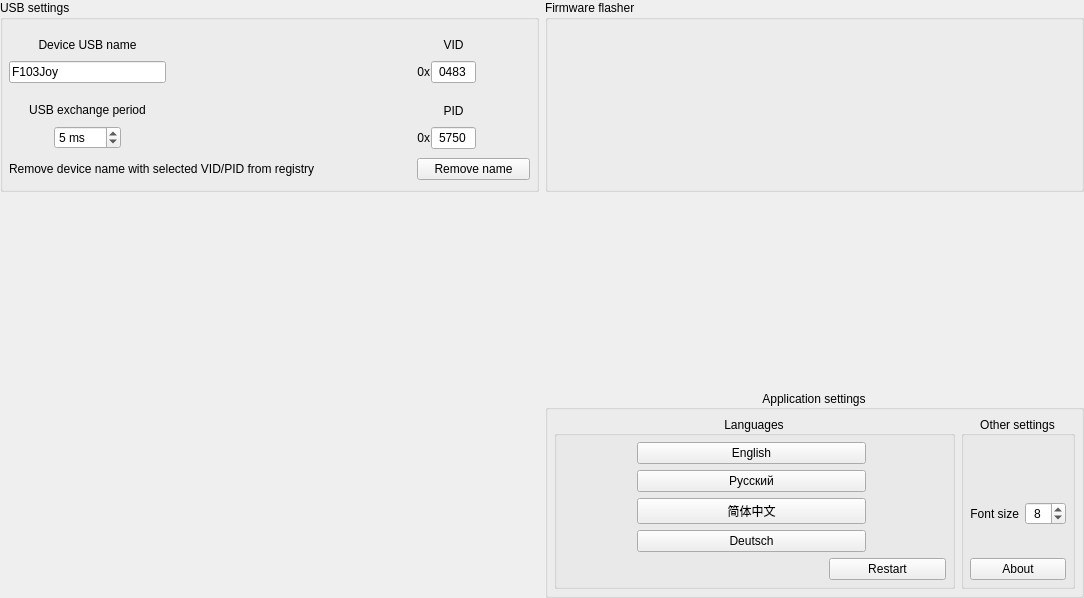
<?xml version="1.0" encoding="UTF-8"?>
<ui version="4.0">
 <class>AdvancedSettings</class>
 <widget class="QWidget" name="AdvancedSettings">
  <property name="geometry">
   <rect>
    <x>0</x>
    <y>0</y>
    <width>1084</width>
    <height>598</height>
   </rect>
  </property>
  <property name="windowTitle">
   <string>Form</string>
  </property>
  <layout class="QGridLayout" name="gridLayout" rowstretch="5,5,5" columnstretch="1,1">
   <property name="leftMargin">
    <number>0</number>
   </property>
   <property name="topMargin">
    <number>0</number>
   </property>
   <property name="rightMargin">
    <number>0</number>
   </property>
   <property name="bottomMargin">
    <number>0</number>
   </property>
   <item row="0" column="1">
    <widget class="QGroupBox" name="groupBox_2">
     <property name="title">
      <string>Firmware flasher</string>
     </property>
     <layout class="QHBoxLayout" name="layoutH_Flasher">
      <property name="leftMargin">
       <number>6</number>
      </property>
      <property name="topMargin">
       <number>6</number>
      </property>
      <property name="rightMargin">
       <number>6</number>
      </property>
      <property name="bottomMargin">
       <number>6</number>
      </property>
     </layout>
    </widget>
   </item>
   <item row="0" column="0">
    <widget class="QGroupBox" name="groupBox">
     <property name="title">
      <string>USB settings</string>
     </property>
     <layout class="QGridLayout" name="gridLayout_3" columnstretch="1,1,1,5,1,0,0">
      <property name="leftMargin">
       <number>6</number>
      </property>
      <property name="topMargin">
       <number>6</number>
      </property>
      <property name="rightMargin">
       <number>6</number>
      </property>
      <property name="bottomMargin">
       <number>9</number>
      </property>
      <property name="horizontalSpacing">
       <number>6</number>
      </property>
      <property name="verticalSpacing">
       <number>9</number>
      </property>
      <item row="1" column="0" colspan="3">
       <widget class="QLineEdit" name="lineEdit_DeviceUSBName">
        <property name="sizePolicy">
         <sizepolicy hsizetype="Expanding" vsizetype="Fixed">
          <horstretch>0</horstretch>
          <verstretch>0</verstretch>
         </sizepolicy>
        </property>
        <property name="text">
         <string notr="true">F103Joy</string>
        </property>
        <property name="maxLength">
         <number>26</number>
        </property>
       </widget>
      </item>
      <item row="3" column="1">
       <widget class="QSpinBox" name="spinBox_USBExchangePeriod">
        <property name="sizePolicy">
         <sizepolicy hsizetype="Fixed" vsizetype="Fixed">
          <horstretch>0</horstretch>
          <verstretch>0</verstretch>
         </sizepolicy>
        </property>
        <property name="frame">
         <bool>true</bool>
        </property>
        <property name="alignment">
         <set>Qt::AlignLeading|Qt::AlignLeft|Qt::AlignVCenter</set>
        </property>
        <property name="correctionMode">
         <enum>QAbstractSpinBox::CorrectToNearestValue</enum>
        </property>
        <property name="suffix">
         <string> ms</string>
        </property>
        <property name="minimum">
         <number>2</number>
        </property>
        <property name="maximum">
         <number>255</number>
        </property>
        <property name="value">
         <number>5</number>
        </property>
       </widget>
      </item>
      <item row="1" column="4">
       <spacer name="horizontalSpacer_5">
        <property name="orientation">
         <enum>Qt::Horizontal</enum>
        </property>
        <property name="sizeHint" stdset="0">
         <size>
          <width>40</width>
          <height>20</height>
         </size>
        </property>
       </spacer>
      </item>
      <item row="3" column="2">
       <spacer name="horizontalSpacer_3">
        <property name="orientation">
         <enum>Qt::Horizontal</enum>
        </property>
        <property name="sizeHint" stdset="0">
         <size>
          <width>40</width>
          <height>20</height>
         </size>
        </property>
       </spacer>
      </item>
      <item row="3" column="0">
       <spacer name="horizontalSpacer_4">
        <property name="orientation">
         <enum>Qt::Horizontal</enum>
        </property>
        <property name="sizeHint" stdset="0">
         <size>
          <width>40</width>
          <height>20</height>
         </size>
        </property>
       </spacer>
      </item>
      <item row="1" column="6">
       <spacer name="horizontalSpacer_6">
        <property name="orientation">
         <enum>Qt::Horizontal</enum>
        </property>
        <property name="sizeHint" stdset="0">
         <size>
          <width>40</width>
          <height>20</height>
         </size>
        </property>
       </spacer>
      </item>
      <item row="3" column="3">
       <spacer name="horizontalSpacer_2">
        <property name="orientation">
         <enum>Qt::Horizontal</enum>
        </property>
        <property name="sizeHint" stdset="0">
         <size>
          <width>40</width>
          <height>20</height>
         </size>
        </property>
       </spacer>
      </item>
      <item row="0" column="5" rowspan="4">
       <layout class="QGridLayout" name="gridLayout_2">
        <property name="topMargin">
         <number>0</number>
        </property>
        <property name="horizontalSpacing">
         <number>1</number>
        </property>
        <property name="verticalSpacing">
         <number>9</number>
        </property>
        <item row="1" column="0">
         <widget class="QLabel" name="text_VID_0x">
          <property name="sizePolicy">
           <sizepolicy hsizetype="Preferred" vsizetype="Preferred">
            <horstretch>0</horstretch>
            <verstretch>0</verstretch>
           </sizepolicy>
          </property>
          <property name="text">
           <string notr="true">0x</string>
          </property>
          <property name="alignment">
           <set>Qt::AlignRight|Qt::AlignTrailing|Qt::AlignVCenter</set>
          </property>
         </widget>
        </item>
        <item row="1" column="1">
         <widget class="QLineEdit" name="lineEdit_VID">
          <property name="enabled">
           <bool>true</bool>
          </property>
          <property name="sizePolicy">
           <sizepolicy hsizetype="Minimum" vsizetype="Fixed">
            <horstretch>0</horstretch>
            <verstretch>0</verstretch>
           </sizepolicy>
          </property>
          <property name="maximumSize">
           <size>
            <width>45</width>
            <height>16777215</height>
           </size>
          </property>
          <property name="inputMask">
           <string notr="true">HHHH</string>
          </property>
          <property name="text">
           <string notr="true">0483</string>
          </property>
          <property name="alignment">
           <set>Qt::AlignCenter</set>
          </property>
         </widget>
        </item>
        <item row="3" column="1">
         <widget class="QLineEdit" name="lineEdit_PID">
          <property name="sizePolicy">
           <sizepolicy hsizetype="Minimum" vsizetype="Fixed">
            <horstretch>0</horstretch>
            <verstretch>0</verstretch>
           </sizepolicy>
          </property>
          <property name="maximumSize">
           <size>
            <width>45</width>
            <height>16777215</height>
           </size>
          </property>
          <property name="inputMask">
           <string notr="true">HHHH</string>
          </property>
          <property name="text">
           <string notr="true">5750</string>
          </property>
          <property name="alignment">
           <set>Qt::AlignCenter</set>
          </property>
         </widget>
        </item>
        <item row="2" column="1">
         <widget class="QLabel" name="text_PID">
          <property name="sizePolicy">
           <sizepolicy hsizetype="Minimum" vsizetype="Preferred">
            <horstretch>0</horstretch>
            <verstretch>0</verstretch>
           </sizepolicy>
          </property>
          <property name="text">
           <string>PID</string>
          </property>
          <property name="alignment">
           <set>Qt::AlignBottom|Qt::AlignHCenter</set>
          </property>
         </widget>
        </item>
        <item row="0" column="1">
         <widget class="QLabel" name="text_VID">
          <property name="sizePolicy">
           <sizepolicy hsizetype="Minimum" vsizetype="Preferred">
            <horstretch>0</horstretch>
            <verstretch>0</verstretch>
           </sizepolicy>
          </property>
          <property name="text">
           <string>VID</string>
          </property>
          <property name="alignment">
           <set>Qt::AlignBottom|Qt::AlignHCenter</set>
          </property>
         </widget>
        </item>
        <item row="3" column="0">
         <widget class="QLabel" name="text_PID_0x">
          <property name="sizePolicy">
           <sizepolicy hsizetype="Preferred" vsizetype="Preferred">
            <horstretch>0</horstretch>
            <verstretch>0</verstretch>
           </sizepolicy>
          </property>
          <property name="text">
           <string notr="true">0x</string>
          </property>
          <property name="alignment">
           <set>Qt::AlignRight|Qt::AlignTrailing|Qt::AlignVCenter</set>
          </property>
         </widget>
        </item>
        <item row="1" column="2">
         <widget class="InfoLabel" name="info_VID">
          <property name="sizePolicy">
           <sizepolicy hsizetype="Fixed" vsizetype="Fixed">
            <horstretch>0</horstretch>
            <verstretch>0</verstretch>
           </sizepolicy>
          </property>
          <property name="maximumSize">
           <size>
            <width>18</width>
            <height>18</height>
           </size>
          </property>
          <property name="toolTip">
           <string>&lt;html&gt;&lt;head/&gt;&lt;body&gt;&lt;p&gt;Some values may not work on some operating systems(PID 5750 on Ubuntu, for example). After choosing the wrong value, the controller needs to be reflashed with ST-link/UART.&lt;/p&gt;&lt;/body&gt;&lt;/html&gt;</string>
          </property>
          <property name="text">
           <string/>
          </property>
          <property name="pixmap">
           <pixmap resource="../../resources.qrc">:/Images/warning.png</pixmap>
          </property>
          <property name="scaledContents">
           <bool>true</bool>
          </property>
          <property name="margin">
           <number>1</number>
          </property>
         </widget>
        </item>
        <item row="3" column="2">
         <widget class="InfoLabel" name="info_PID">
          <property name="sizePolicy">
           <sizepolicy hsizetype="Fixed" vsizetype="Fixed">
            <horstretch>0</horstretch>
            <verstretch>0</verstretch>
           </sizepolicy>
          </property>
          <property name="maximumSize">
           <size>
            <width>18</width>
            <height>18</height>
           </size>
          </property>
          <property name="toolTip">
           <string>&lt;html&gt;&lt;head/&gt;&lt;body&gt;&lt;p&gt;Some values may not work on some operating systems(PID 5750 on Ubuntu, for example). After choosing the wrong value, the controller needs to be reflashed with ST-link/UART.&lt;/p&gt;&lt;/body&gt;&lt;/html&gt;</string>
          </property>
          <property name="text">
           <string/>
          </property>
          <property name="pixmap">
           <pixmap resource="../../resources.qrc">:/Images/warning.png</pixmap>
          </property>
          <property name="scaledContents">
           <bool>true</bool>
          </property>
          <property name="margin">
           <number>1</number>
          </property>
         </widget>
        </item>
       </layout>
      </item>
      <item row="2" column="0" colspan="3">
       <widget class="QLabel" name="text_USBExchangePeriod">
        <property name="sizePolicy">
         <sizepolicy hsizetype="Preferred" vsizetype="Preferred">
          <horstretch>0</horstretch>
          <verstretch>0</verstretch>
         </sizepolicy>
        </property>
        <property name="text">
         <string>USB exchange period</string>
        </property>
        <property name="alignment">
         <set>Qt::AlignBottom|Qt::AlignHCenter</set>
        </property>
       </widget>
      </item>
      <item row="0" column="0" colspan="3">
       <widget class="QLabel" name="text_DeviceUSBName">
        <property name="sizePolicy">
         <sizepolicy hsizetype="Preferred" vsizetype="Preferred">
          <horstretch>0</horstretch>
          <verstretch>0</verstretch>
         </sizepolicy>
        </property>
        <property name="text">
         <string>Device USB name</string>
        </property>
        <property name="alignment">
         <set>Qt::AlignBottom|Qt::AlignHCenter</set>
        </property>
       </widget>
      </item>
      <item row="4" column="5" colspan="2">
       <widget class="QPushButton" name="pushButton_removeName">
        <property name="toolTip">
         <string>&lt;html&gt;&lt;head/&gt;&lt;body&gt;&lt;p&gt;Sometimes Windows does not update the name in gaming devices and needs to be removed from the registry. This happens automatically when the config is written, but manual deletion may be required when the device is disconnected.&lt;/p&gt;&lt;/body&gt;&lt;/html&gt;</string>
        </property>
        <property name="text">
         <string>Remove name</string>
        </property>
       </widget>
      </item>
      <item row="4" column="0" colspan="5">
       <layout class="QHBoxLayout" name="horizontalLayout" stretch="0,0,0">
        <property name="spacing">
         <number>3</number>
        </property>
        <item>
         <widget class="QLabel" name="text_removeName">
          <property name="toolTip">
           <string>&lt;html&gt;&lt;head/&gt;&lt;body&gt;&lt;p&gt;Sometimes Windows does not update the name in gaming devices and needs to be removed from the registry. This happens automatically when the config is written, but manual deletion may be required when the device is disconnected.&lt;/p&gt;&lt;/body&gt;&lt;/html&gt;</string>
          </property>
          <property name="text">
           <string>Remove device name with selected VID/PID from registry</string>
          </property>
         </widget>
        </item>
        <item>
         <widget class="InfoLabel" name="info_removeName">
          <property name="toolTip">
           <string>&lt;html&gt;&lt;head/&gt;&lt;body&gt;&lt;p&gt;Sometimes Windows does not update the name in gaming devices and needs to be removed from the registry. This happens automatically when the config is written, but manual deletion may be required when the device is disconnected.&lt;/p&gt;&lt;/body&gt;&lt;/html&gt;</string>
          </property>
          <property name="text">
           <string/>
          </property>
         </widget>
        </item>
        <item>
         <spacer name="horizontalSpacer">
          <property name="orientation">
           <enum>Qt::Horizontal</enum>
          </property>
          <property name="sizeHint" stdset="0">
           <size>
            <width>40</width>
            <height>20</height>
           </size>
          </property>
         </spacer>
        </item>
       </layout>
      </item>
     </layout>
    </widget>
   </item>
   <item row="1" column="1">
    <spacer name="verticalSpacer_2">
     <property name="orientation">
      <enum>Qt::Vertical</enum>
     </property>
     <property name="sizeHint" stdset="0">
      <size>
       <width>20</width>
       <height>40</height>
      </size>
     </property>
    </spacer>
   </item>
   <item row="2" column="1">
    <widget class="QGroupBox" name="groupBox_3">
     <property name="title">
      <string>Application settings</string>
     </property>
     <property name="alignment">
      <set>Qt::AlignCenter</set>
     </property>
     <layout class="QGridLayout" name="gridLayout_4" rowstretch="0,0" columnstretch="3,0">
      <property name="leftMargin">
       <number>6</number>
      </property>
      <property name="topMargin">
       <number>6</number>
      </property>
      <property name="rightMargin">
       <number>6</number>
      </property>
      <property name="bottomMargin">
       <number>6</number>
      </property>
      <item row="1" column="0">
       <widget class="QGroupBox" name="groupBox_5">
        <property name="title">
         <string>Languages</string>
        </property>
        <property name="alignment">
         <set>Qt::AlignCenter</set>
        </property>
        <layout class="QGridLayout" name="layoutG_Lang" rowstretch="0,0,0,0,0" columnstretch="2,5,1,2">
         <property name="leftMargin">
          <number>6</number>
         </property>
         <property name="topMargin">
          <number>6</number>
         </property>
         <property name="rightMargin">
          <number>6</number>
         </property>
         <property name="bottomMargin">
          <number>6</number>
         </property>
         <item row="2" column="0">
          <spacer name="horizontalSpacer_8">
           <property name="orientation">
            <enum>Qt::Horizontal</enum>
           </property>
           <property name="sizeHint" stdset="0">
            <size>
             <width>40</width>
             <height>20</height>
            </size>
           </property>
          </spacer>
         </item>
         <item row="3" column="3">
          <spacer name="horizontalSpacer_7">
           <property name="orientation">
            <enum>Qt::Horizontal</enum>
           </property>
           <property name="sizeHint" stdset="0">
            <size>
             <width>40</width>
             <height>20</height>
            </size>
           </property>
          </spacer>
         </item>
         <item row="4" column="2" colspan="2">
          <widget class="QPushButton" name="pushButton_RestartApp">
           <property name="toolTip">
            <string>Restart for full changes</string>
           </property>
           <property name="text">
            <string>Restart</string>
           </property>
          </widget>
         </item>
         <item row="3" column="1" colspan="2">
          <widget class="QPushButton" name="pushButton_LangDeutsch">
           <property name="text">
            <string notr="true">Deutsch</string>
           </property>
           <property name="icon">
            <iconset resource="../../resources.qrc">
             <normaloff>:/Images/flags/Germany.png</normaloff>:/Images/flags/Germany.png</iconset>
           </property>
          </widget>
         </item>
         <item row="4" column="1">
          <spacer name="horizontalSpacer_9">
           <property name="orientation">
            <enum>Qt::Horizontal</enum>
           </property>
           <property name="sizeHint" stdset="0">
            <size>
             <width>40</width>
             <height>20</height>
            </size>
           </property>
          </spacer>
         </item>
         <item row="2" column="1" colspan="2">
          <widget class="QPushButton" name="pushButton_LangSChinese">
           <property name="text">
            <string notr="true">简体中文</string>
           </property>
           <property name="icon">
            <iconset resource="../../resources.qrc">
             <normaloff>:/Images/flags/china.png</normaloff>:/Images/flags/china.png</iconset>
           </property>
          </widget>
         </item>
         <item row="1" column="1" colspan="2">
          <widget class="QPushButton" name="pushButton_LangRussian">
           <property name="text">
            <string notr="true">Русский</string>
           </property>
           <property name="icon">
            <iconset resource="../../resources.qrc">
             <normaloff>:/Images/flags/Russia.png</normaloff>:/Images/flags/Russia.png</iconset>
           </property>
          </widget>
         </item>
         <item row="0" column="1" colspan="2">
          <widget class="QPushButton" name="pushButton_LangEnglish">
           <property name="text">
            <string notr="true">English</string>
           </property>
           <property name="icon">
            <iconset resource="../../resources.qrc">
             <normaloff>:/Images/flags/United_Kingdom.png</normaloff>:/Images/flags/United_Kingdom.png</iconset>
           </property>
           <property name="iconSize">
            <size>
             <width>16</width>
             <height>16</height>
            </size>
           </property>
          </widget>
         </item>
        </layout>
        <zorder>pushButton_LangSChinese</zorder>
        <zorder>pushButton_LangEnglish</zorder>
        <zorder>pushButton_LangRussian</zorder>
        <zorder>pushButton_LangDeutsch</zorder>
        <zorder>pushButton_RestartApp</zorder>
       </widget>
      </item>
      <item row="1" column="1">
       <widget class="QGroupBox" name="groupBox_6">
        <property name="title">
         <string>Other settings</string>
        </property>
        <property name="alignment">
         <set>Qt::AlignCenter</set>
        </property>
        <layout class="QGridLayout" name="gridLayout_7" columnstretch="0,0">
         <property name="leftMargin">
          <number>6</number>
         </property>
         <property name="topMargin">
          <number>6</number>
         </property>
         <property name="rightMargin">
          <number>6</number>
         </property>
         <property name="bottomMargin">
          <number>6</number>
         </property>
         <item row="2" column="1">
          <widget class="QPushButton" name="pushButton_About">
           <property name="text">
            <string>About</string>
           </property>
          </widget>
         </item>
         <item row="1" column="1">
          <layout class="QGridLayout" name="gridLayout_5">
           <property name="leftMargin">
            <number>0</number>
           </property>
           <item row="0" column="1">
            <spacer name="verticalSpacer">
             <property name="orientation">
              <enum>Qt::Vertical</enum>
             </property>
             <property name="sizeHint" stdset="0">
              <size>
               <width>20</width>
               <height>40</height>
              </size>
             </property>
            </spacer>
           </item>
           <item row="2" column="1">
            <spacer name="verticalSpacer_3">
             <property name="orientation">
              <enum>Qt::Vertical</enum>
             </property>
             <property name="sizeHint" stdset="0">
              <size>
               <width>20</width>
               <height>40</height>
              </size>
             </property>
            </spacer>
           </item>
           <item row="1" column="1">
            <widget class="QSpinBox" name="spinBox_FontSize">
             <property name="sizePolicy">
              <sizepolicy hsizetype="Fixed" vsizetype="Fixed">
               <horstretch>0</horstretch>
               <verstretch>0</verstretch>
              </sizepolicy>
             </property>
             <property name="alignment">
              <set>Qt::AlignCenter</set>
             </property>
             <property name="minimum">
              <number>7</number>
             </property>
             <property name="maximum">
              <number>12</number>
             </property>
             <property name="value">
              <number>8</number>
             </property>
            </widget>
           </item>
           <item row="1" column="0">
            <widget class="QLabel" name="text_FontSize">
             <property name="sizePolicy">
              <sizepolicy hsizetype="Fixed" vsizetype="Preferred">
               <horstretch>0</horstretch>
               <verstretch>0</verstretch>
              </sizepolicy>
             </property>
             <property name="text">
              <string>Font size</string>
             </property>
             <property name="alignment">
              <set>Qt::AlignRight|Qt::AlignTrailing|Qt::AlignVCenter</set>
             </property>
            </widget>
           </item>
          </layout>
         </item>
         <item row="0" column="1">
          <layout class="QHBoxLayout" name="horizontalLayout_3" stretch="2">
           <property name="spacing">
            <number>0</number>
           </property>
           <property name="rightMargin">
            <number>0</number>
           </property>
           <item>
            <widget class="SwitchButton" name="widget_StyleSwitch" native="true">
             <property name="minimumSize">
              <size>
               <width>0</width>
               <height>27</height>
              </size>
             </property>
             <property name="maximumSize">
              <size>
               <width>60</width>
               <height>28</height>
              </size>
             </property>
            </widget>
           </item>
          </layout>
         </item>
        </layout>
       </widget>
      </item>
     </layout>
    </widget>
   </item>
  </layout>
 </widget>
 <customwidgets>
  <customwidget>
   <class>InfoLabel</class>
   <extends>QLabel</extends>
   <header>infolabel.h</header>
  </customwidget>
  <customwidget>
   <class>SwitchButton</class>
   <extends>QWidget</extends>
   <header>switchbutton.h</header>
   <container>1</container>
  </customwidget>
 </customwidgets>
 <resources>
  <include location="../../resources.qrc"/>
 </resources>
 <connections/>
</ui>
